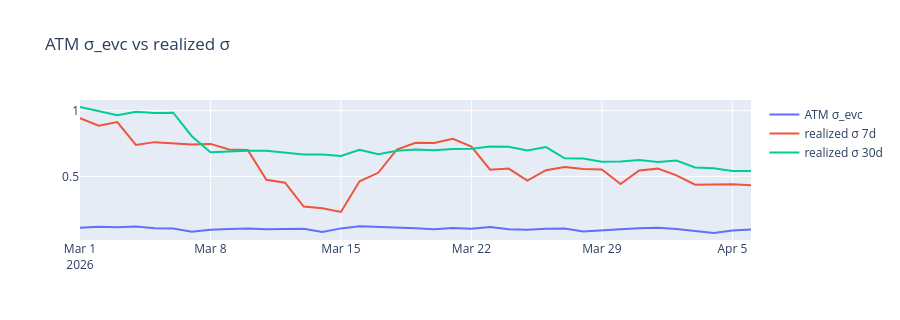

Notebook code cell kept with this figure:
### Markdown cell above
**QA purpose**: ATM sigma_evc vs realized vol stability over time.

### Code cell
fig = go.Figure()
fig.add_trace(go.Scatter(x=atm["date"].to_list(), y=atm["sigma_evc_raw"].to_list(), name="ATM σ_evc"))
fig.add_trace(go.Scatter(x=atm["date"].to_list(), y=atm["realized_vol_7d"].to_list(),  name="realized σ 7d"))
fig.add_trace(go.Scatter(x=atm["date"].to_list(), y=atm["realized_vol_30d"].to_list(), name="realized σ 30d"))
fig.update_layout(height=320, title_text="ATM σ_evc vs realized σ")
fig.show()
